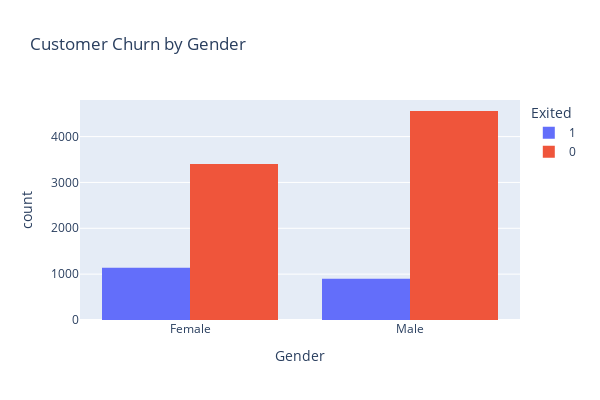

Notebook source saved alongside this figure:
### Code cell
# create an interactive count plot for customer gender
fig = px.histogram(
    df,
    x="Gender",
    color="Exited",
    barmode="group",
    title="Customer Churn by Gender"
)

fig.update_layout(width=600, height=400)
fig.show()

### Figure 1 — Plotly figure (JSON) as saved in the notebook; plotly's stock layout.template omitted (floating-point values rounded to 4 significant figures; data arrays with more than 128 entries replaced by an {"elided": "..."} marker saying what was removed)
{"data": [{"alignmentgroup": "True", "bingroup": "x", "hovertemplate": "Exited=1<br>Gender=%{x}<br>count=%{y}<extra></extra>", "legendgroup": "1", "marker": {"color": "#636efa", "pattern": {"shape": ""}}, "name": "1", "offsetgroup": "1", "orientation": "v", "showlegend": true, "type": "histogram", "x": {"elided": "2037 str values"}, "xaxis": "x", "yaxis": "y"}, {"alignmentgroup": "True", "bingroup": "x", "hovertemplate": "Exited=0<br>Gender=%{x}<br>count=%{y}<extra></extra>", "legendgroup": "0", "marker": {"color": "#EF553B", "pattern": {"shape": ""}}, "name": "0", "offsetgroup": "0", "orientation": "v", "showlegend": true, "type": "histogram", "x": {"elided": "7960 str values"}, "xaxis": "x", "yaxis": "y"}], "layout": {"barmode": "group", "height": 400, "legend": {"title": {"text": "Exited"}, "tracegroupgap": 0}, "title": {"text": "Customer Churn by Gender"}, "width": 600, "xaxis": {"anchor": "y", "domain": [0, 1], "title": {"text": "Gender"}}, "yaxis": {"anchor": "x", "domain": [0, 1], "title": {"text": "count"}}}}
